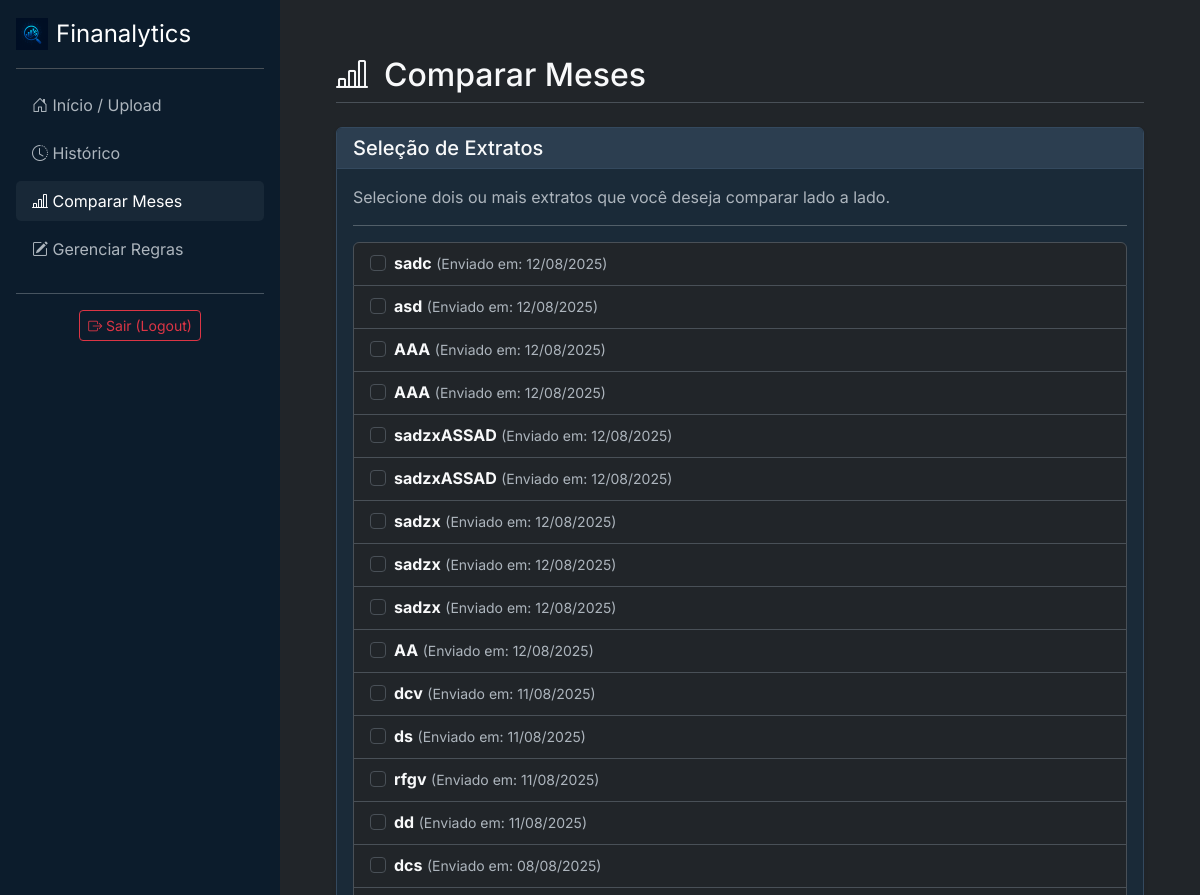
/comparar/ (signed in, upper part), run on an earlier commit of the app's database.
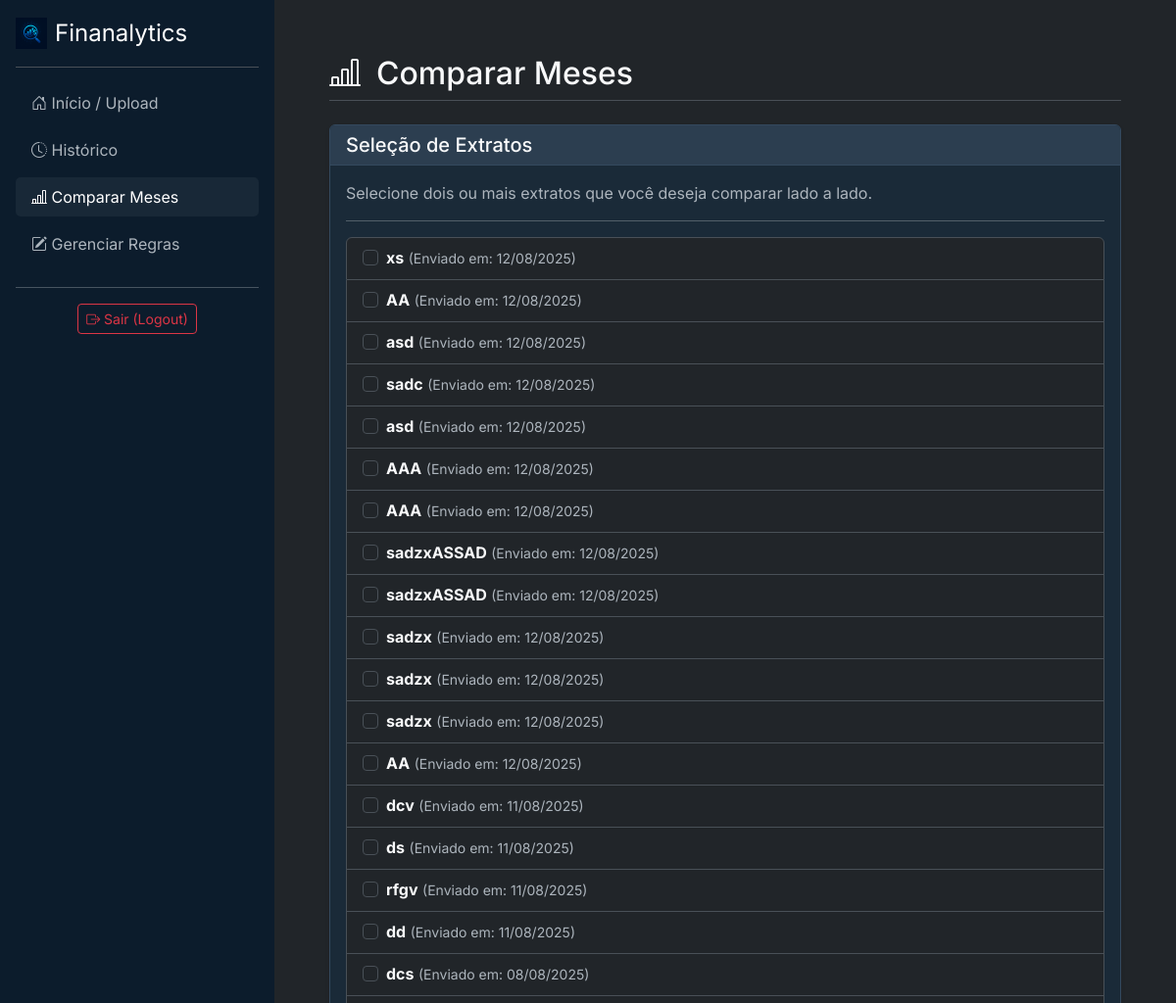
And on a later commit of the database.
### analisador/models.py (models this page shows, shortened)
class Extrato(models.Model):
    usuario = models.ForeignKey(User, on_delete=models.CASCADE)
    mes_referencia = models.CharField(max_length=50, help_text="Ex: Julho/2025")
    data_upload = models.DateTimeField(auto_now_add=True) # Salva a data do upload automaticamente

### analisador/views.py (the view, shortened to what this page needs)
# urls.py: path('comparar/', views.comparar_extratos, name='comparar'),
@login_required
def comparar_extratos(request):
    extratos = Extrato.objects.filter(usuario=request.user).order_by('-data_upload')
    contexto = {
        'extratos': extratos,
        'active_page': 'comparar'
    }
    return render(request, 'analisador/comparar.html', contexto)

### analisador/templates/analisador/comparar.html (shortened to what this page needs)
{% extends 'analisador/base.html' %}
{% block content %}
    <div class="d-flex justify-content-between align-items-center mb-4 pb-2 border-bottom">
        <h1 class="h2 mb-0"><i class="bi bi-bar-chart-line me-3"></i>Comparar Meses</h1>
    </div>
    <div class="card shadow-sm">
        <div class="card-header">
            <h5 class="card-title mb-0">Seleção de Extratos</h5>
        </div>
        <div class="card-body">
            <p class="card-text text-muted">Selecione dois ou mais extratos que você deseja comparar lado a lado.</p>
            <hr>
            <form method="POST">
                {% if extratos %}
                    <ul class="list-group mb-3">
                        {% for extrato in extratos %}
                            <li class="list-group-item">
                                <div class="form-check">
                                    <input class="form-check-input" type="checkbox" name="extratos_selecionados" value="{{ extrato.id }}" id="extrato-{{ extrato.id }}">
                                    <label class="form-check-label" for="extrato-{{ extrato.id }}">
                                        <strong>{{ extrato.mes_referencia }}</strong>
                                        <small class="text-muted">(Enviado em: {{ extrato.data_upload|date:"d/m/Y" }})</small>
                                    </label>
                                </div>
                            </li>
                        {% endfor %}
                    </ul>
                {% else %}
                    <p class="text-center text-muted">Você precisa ter pelo menos dois extratos enviados para poder comparar. <a href="{% url 'home' %}">Faça um novo upload</a>.</p>
                {% endif %}
            </form>
        </div>
    </div>
{% endblock %}

What changed in the data, as far as the page shows it:
added Extrato: mes_referencia "xs", data_upload "12/08/2025"
added Extrato: mes_referencia "AA", data_upload "12/08/2025"
added Extrato: mes_referencia "asd", data_upload "12/08/2025"
